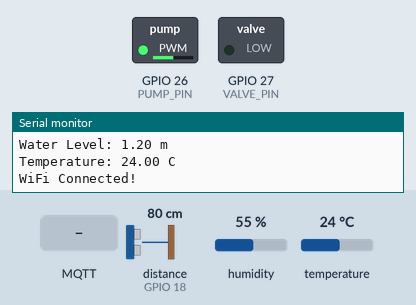
The sketch below on a simulated ESP32. Parts: switched loads named in the sketch (green lamp = pin HIGH), the last lines printed to the serial monitor. Wiring (inferred from the names in the program): ultrasonic range finder: trigger GPIO 5; echo GPIO 18. Inputs (shaded band) come from the test bench; at power-on: distance to the obstacle (sensor on GPIO 18) 80 cm, humidity 55 %, temperature 24 °C. The echo pulse lasts 58.3 µs per cm; WiFi joins after 1.5 s; servers stay silent unless stated; random numbers use the default seed unless the sketch sets one; no MQTT or app messages arrive unless stated; pins used as bus, display or sensor lines are not drawn.

Above: at 1.8 s.
1.9 s: MQTT message "MANUAL" arrives on the third subscribed topic
At 3.8 s:
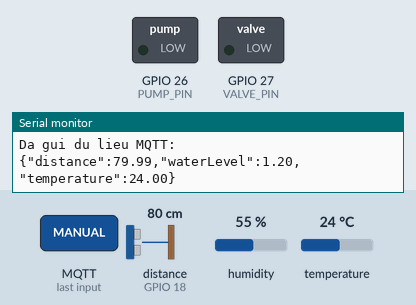
4.6 s: MQTT message "ON" arrives on the first subscribed topic
At 5.8 s:
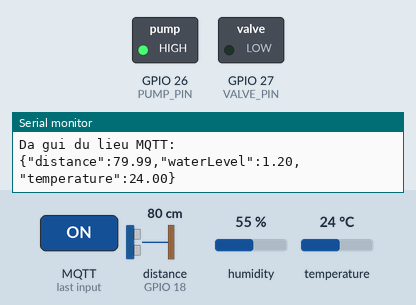
6.1 s: MQTT message "ON" arrives on the second subscribed topic
At 7.3 s:
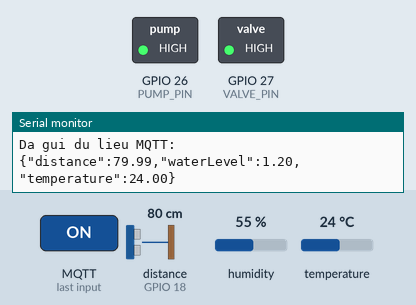
7.7 s: MQTT message "OFF" arrives on the first subscribed topic
At 8.8 s:
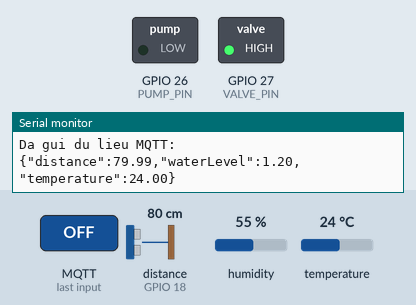
9.3 s: MQTT message "OFF" arrives on the second subscribed topic
At 10.1 s:
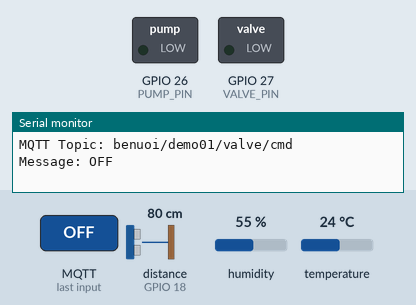
Timing chart, 0 to 11.9 s (numbered marks = the images above; inputs shaded):
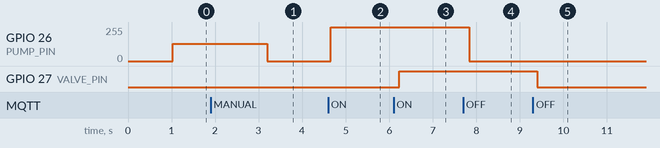

The sketch:

sketch.ino
```cpp
#include <WiFi.h>
#include <PubSubClient.h>
#include <DHT.h>

#include "freertos/FreeRTOS.h"
#include "freertos/task.h"
#include "freertos/queue.h"

// ================= PIN =================

#define TRIG_PIN 5
#define ECHO_PIN 18

#define DHT_PIN 4
#define DHT_TYPE DHT22

#define PUMP_PIN 26
#define VALVE_PIN 27

// ================= SENSOR =================

#define TANK_HEIGHT 2.0

DHT dht(DHT_PIN, DHT_TYPE);

// ================= WIFI =================

const char* ssid = "Wokwi-GUEST";
const char* password = "";

// ================= MQTT =================

const char* mqtt_server = "broker.emqx.io";
const int mqtt_port = 1883;

const char* topic_data = "benuoi/demo01/data";
const char* topic_pump = "benuoi/demo01/pump/cmd";
const char* topic_valve = "benuoi/demo01/valve/cmd";
const char* topic_mode = "benuoi/demo01/mode/cmd";
const char* topic_status = "benuoi/demo01/status";

WiFiClient espClient;
PubSubClient client(espClient);

// ================= DATA =================

struct SensorData {
  float distance;
  float waterLevel;
  float temperature;
};

QueueHandle_t sensorQueue;
QueueHandle_t alertQueue;

// ================= CONTROL =================

volatile bool manualMode = false;
volatile bool manualPump = false;
volatile bool manualValve = false;

volatile bool pumpState = false;
volatile bool valveState = false;

volatile int pumpPWM = 0;

float currentWaterLevel = -1;

// ================= ULTRASONIC =================

float readDistance() {
  digitalWrite(TRIG_PIN, LOW);
  delayMicroseconds(2);

  digitalWrite(TRIG_PIN, HIGH);
  delayMicroseconds(10);

  digitalWrite(TRIG_PIN, LOW);

  long duration = pulseIn(ECHO_PIN, HIGH, 30000);

  if (duration == 0) {
    return -1;
  }

  return duration * 0.0343 / 2;
}

// ================= MQTT CALLBACK =================

void callback(char* topic, byte* payload, unsigned int length) {

  String message = "";

  for (unsigned int i = 0; i < length; i++) {
    message += (char)payload[i];
  }

  message.trim();

  Serial.print("MQTT Topic: ");
  Serial.println(topic);

  Serial.print("Message: ");
  Serial.println(message);

  if (String(topic) == topic_mode) {

    if (message == "MANUAL") {
      manualMode = true;
    }

    if (message == "AUTO") {
      manualMode = false;
      manualPump = false;
      manualValve = false;
    }
  }

  if (String(topic) == topic_pump && manualMode) {

    if (message == "ON") {
      manualPump = true;
    }

    if (message == "OFF") {
      manualPump = false;
    }
  }

  if (String(topic) == topic_valve && manualMode) {

    if (message == "ON") {
      manualValve = true;
    }

    if (message == "OFF") {
      manualValve = false;
    }
  }
}

// ================= MQTT CONNECT =================

void reconnectMQTT() {

  while (!client.connected()) {

    Serial.println("Dang ket noi MQTT...");

    String clientId = "ESP32-BEN-NUOI-";
    clientId += String(random(0xffff), HEX);

    if (client.connect(clientId.c_str())) {

      Serial.println("MQTT Connected!");

      client.subscribe(topic_pump);
      client.subscribe(topic_valve);
      client.subscribe(topic_mode);

    } else {

      Serial.print("MQTT failed, state: ");
      Serial.println(client.state());

      vTaskDelay(pdMS_TO_TICKS(3000));
    }
  }
}

// ================= TASK 1: READ SENSOR =================

void TaskReadSensor(void *pvParameters) {

  SensorData data;

  while (1) {

    data.distance = readDistance();

    if (data.distance >= 0) {

      data.waterLevel = TANK_HEIGHT - data.distance / 100.0;

      if (data.waterLevel < 0) {
        data.waterLevel = 0;
      }

      if (data.waterLevel > TANK_HEIGHT) {
        data.waterLevel = TANK_HEIGHT;
      }

    } else {

      data.waterLevel = -1;
    }

    data.temperature = dht.readTemperature();

    if (isnan(data.temperature)) {
      data.temperature = -999;
    }

    xQueueOverwrite(sensorQueue, &data);
    xQueueOverwrite(alertQueue, &data);

    Serial.println("========== SENSOR ==========");

    Serial.print("Distance: ");
    Serial.print(data.distance);
    Serial.println(" cm");

    Serial.print("Water Level: ");
    Serial.print(data.waterLevel);
    Serial.println(" m");

    Serial.print("Temperature: ");
    Serial.print(data.temperature);
    Serial.println(" C");

    vTaskDelay(pdMS_TO_TICKS(1000));
  }
}

// ================= TASK 2: ALERT AND CONTROL =================

void TaskAlert(void *pvParameters) {

  SensorData data;

  bool actionActive = false;
  unsigned long actionStart = 0;
  unsigned long actionDuration = 0;

  int actionType = 0;
  int actionPWM = 0;

  bool lowPumpTriggered = false;
  bool highPumpTriggered = false;
  bool valveTriggered = false;

  while (1) {

    if (xQueueReceive(alertQueue, &data, pdMS_TO_TICKS(50))) {
      currentWaterLevel = data.waterLevel;
    }

    // ===== MANUAL MODE =====

    if (manualMode) {

      actionActive = false;
      actionType = 0;

      pumpState = manualPump;
      valveState = manualValve;

      pumpPWM = manualPump ? 255 : 0;

    }

    // ===== AUTOMATIC MODE =====

    else {

      if (currentWaterLevel >= 0) {

        // Reset trigger when leaving its water-level range

        if (currentWaterLevel < 1.0 || currentWaterLevel >= 1.5) {
          lowPumpTriggered = false;
        }

        if (currentWaterLevel < 1.5 || currentWaterLevel > 2.0) {
          highPumpTriggered = false;
        }

        if (currentWaterLevel >= 0.5) {
          valveTriggered = false;
        }

        // Start a new automatic action

        if (!actionActive) {

          if (currentWaterLevel >= 1.0 &&
              currentWaterLevel < 1.5 &&
              !lowPumpTriggered) {

            actionType = 1;
            actionPWM = 128;
            actionDuration = 10000;

            lowPumpTriggered = true;
            actionActive = true;
            actionStart = millis();

          }

          else if (currentWaterLevel >= 1.5 &&
                   currentWaterLevel <= 2.0 &&
                   !highPumpTriggered) {

            actionType = 1;
            actionPWM = 255;
            actionDuration = 20000;

            highPumpTriggered = true;
            actionActive = true;
            actionStart = millis();

          }

          else if (currentWaterLevel < 0.5 &&
                   !valveTriggered) {

            actionType = 2;
            actionPWM = 0;
            actionDuration = 10000;

            valveTriggered = true;
            actionActive = true;
            actionStart = millis();
          }
        }

        // Stop action after its duration

        if (actionActive &&
            millis() - actionStart >= actionDuration) {

          actionActive = false;
          actionType = 0;
        }
      }

      pumpState = actionActive && actionType == 1;
      valveState = actionActive && actionType == 2;

      pumpPWM = pumpState ? actionPWM : 0;
    }

    // ===== OUTPUT =====

    analogWrite(PUMP_PIN, pumpPWM);

    digitalWrite(
      VALVE_PIN,
      valveState ? HIGH : LOW
    );

    vTaskDelay(pdMS_TO_TICKS(100));
  }
}

// ================= TASK 3: MQTT =================

void TaskSendMQTT(void *pvParameters) {

  SensorData data;

  unsigned long lastStatus = 0;
  unsigned long lastConnectAttempt = 0;

  char payload[256];
  char statusPayload[128];

  while (1) {

    // WiFi connection

    if (WiFi.status() != WL_CONNECTED) {

      WiFi.begin(ssid, password);

      while (WiFi.status() != WL_CONNECTED) {
        vTaskDelay(pdMS_TO_TICKS(500));
      }

      Serial.println("WiFi Connected!");
    }

    // MQTT connection

    if (!client.connected()) {

      if (millis() - lastConnectAttempt >= 3000) {

        lastConnectAttempt = millis();

        String clientId = "ESP32-BEN-NUOI-";
        clientId += String(random(0xffff), HEX);

        if (client.connect(clientId.c_str())) {

          Serial.println("MQTT Connected!");

          client.subscribe(topic_pump);
          client.subscribe(topic_valve);
          client.subscribe(topic_mode);
        }
      }
    }

    if (client.connected()) {

      client.loop();

      // Send sensor data

      if (xQueueReceive(sensorQueue, &data, pdMS_TO_TICKS(50))) {

        snprintf(
          payload,
          sizeof(payload),
          "{\"distance\":%.2f,\"waterLevel\":%.2f,\"temperature\":%.2f}",
          data.distance,
          data.waterLevel,
          data.temperature
        );

        client.publish(topic_data, payload);

        Serial.println("Da gui du lieu MQTT:");
        Serial.println(payload);
      }

      // Send equipment status

      if (millis() - lastStatus >= 500) {

        lastStatus = millis();

        snprintf(
          statusPayload,
          sizeof(statusPayload),
          "{\"mode\":\"%s\",\"pump\":%s,\"valve\":%s,\"pumpPWM\":%d}",
          manualMode ? "MANUAL" : "AUTO",
          pumpState ? "true" : "false",
          valveState ? "true" : "false",
          pumpPWM
        );

        client.publish(topic_status, statusPayload);
      }
    }

    vTaskDelay(pdMS_TO_TICKS(10));
  }
}

// ================= SETUP =================

void setup() {

  Serial.begin(115200);

  pinMode(TRIG_PIN, OUTPUT);
  pinMode(ECHO_PIN, INPUT);

  pinMode(PUMP_PIN, OUTPUT);
  pinMode(VALVE_PIN, OUTPUT);

  digitalWrite(PUMP_PIN, LOW);
  digitalWrite(VALVE_PIN, LOW);

  dht.begin();

  analogWrite(PUMP_PIN, 0);

  // Create queues

  sensorQueue = xQueueCreate(1, sizeof(SensorData));
  alertQueue = xQueueCreate(1, sizeof(SensorData));

  if (sensorQueue == NULL || alertQueue == NULL) {

    Serial.println("Queue creation failed!");

    while (1) {
      delay(1000);
    }
  }

  // WiFi and MQTT

  WiFi.mode(WIFI_STA);

  client.setServer(mqtt_server, mqtt_port);
  client.setCallback(callback);
  client.setBufferSize(512);

  // Create 3 FreeRTOS tasks

  xTaskCreatePinnedToCore(
    TaskReadSensor,
    "ReadSensor",
    4096,
    NULL,
    2,
    NULL,
    1
  );

  xTaskCreatePinnedToCore(
    TaskAlert,
    "AlertControl",
    4096,
    NULL,
    2,
    NULL,
    1
  );

  xTaskCreatePinnedToCore(
    TaskSendMQTT,
    "SendMQTT",
    6144,
    NULL,
    1,
    NULL,
    0
  );

  Serial.println("ESP32 System Started!");
}

void loop() {

  vTaskDelay(pdMS_TO_TICKS(1000));
}
```

Measured:
- after the input at 1.9 s, GPIO 26 (PUMP_PIN): 128/255 → 0/255 after 1.3 s
- after the input at 4.6 s, GPIO 26 (PUMP_PIN): 0/255 → 255/255 after 0.06 s
- after the input at 6.1 s, GPIO 27 (VALVE_PIN): LOW → HIGH after 0.13 s
- after the input at 7.7 s, GPIO 26 (PUMP_PIN): 255/255 → 0/255 after 0.13 s
- after the input at 9.3 s, GPIO 27 (VALVE_PIN): HIGH → LOW after 0.11 s
